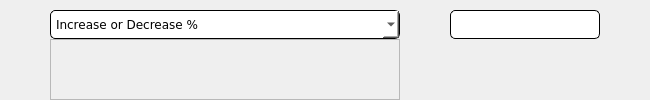
            <widget class="QWidget" name="topOptions" native="true">
             <layout class="QHBoxLayout" name="horizontalLayout_7">
              <property name="spacing">
               <number>0</number>
              </property>
              <property name="leftMargin">
               <number>0</number>
              </property>
              <property name="topMargin">
               <number>10</number>
              </property>
              <property name="rightMargin">
               <number>0</number>
              </property>
              <property name="bottomMargin">
               <number>0</number>
              </property>
              <item>
               <spacer name="horizontalSpacer_12">
                <property name="orientation">
                 <enum>Qt::Horizontal</enum>
                </property>
                <property name="sizeType">
                 <enum>QSizePolicy::Fixed</enum>
                </property>
                <property name="sizeHint" stdset="0">
                 <size>
                  <width>50</width>
                  <height>20</height>
                 </size>
                </property>
               </spacer>
              </item>
              <item>
               <widget class="QWidget" name="widget" native="true">
                <layout class="QVBoxLayout" name="verticalLayout_10">
                 <property name="spacing">
                  <number>0</number>
                 </property>
                 <property name="leftMargin">
                  <number>0</number>
                 </property>
                 <property name="topMargin">
                  <number>0</number>
                 </property>
                 <property name="rightMargin">
                  <number>0</number>
                 </property>
                 <property name="bottomMargin">
                  <number>0</number>
                 </property>
                 <item>
                  <widget class="QComboBox" name="priceListSelected">
                   <property name="minimumSize">
                    <size>
                     <width>350</width>
                     <height>0</height>
                    </size>
                   </property>
                   <property name="maximumSize">
                    <size>
                     <width>350</width>
                     <height>16777215</height>
                    </size>
                   </property>
                   <property name="font">
                    <font>
                     <family>Verdana</family>
                    </font>
                   </property>
                   <property name="cursor">
                    <cursorShape>PointingHandCursor</cursorShape>
                   </property>
                   <property name="styleSheet">
                    <string notr="true">QComboBox {
	background-color: rgb(255, 255, 255);
	border: 1px solid;
	padding: 5px;
	border-radius: 5px
}

QComboBox QScrollBar:vertical {
    width: 10px;
}

QComboBox QScrollBar::handle:vertical {
    background-color: rgb(41, 0, 122); 
    min-height: 50px;
	border: 1px solid rgb(235, 235, 235)
}</string>
                   </property>
                   <property name="currentIndex">
                    <number>0</number>
                   </property>
                   <property name="placeholderText">
                    <string/>
                   </property>
                   <item>
                    <property name="text">
                     <string>Increase or Decrease %</string>
                    </property>
                   </item>
                   <item>
                    <property name="text">
                     <string>Increase or Decrease Fixed Amount</string>
                    </property>
                   </item>
                   <item>
                    <property name="text">
                     <string>Replace Price</string>
                    </property>
                   </item>
                   <item>
                    <property name="text">
                     <string>Round Prices</string>
                    </property>
                   </item>
                  </widget>
                 </item>
                 <item>
                  <widget class="QFrame" name="frame_2">
                   <property name="frameShape">
                    <enum>QFrame::StyledPanel</enum>
                   </property>
                   <property name="frameShadow">
                    <enum>QFrame::Raised</enum>
                   </property>
                   <layout class="QVBoxLayout" name="verticalLayout_11">
                    <property name="leftMargin">
                     <number>0</number>
                    </property>
                    <property name="topMargin">
                     <number>0</number>
                    </property>
                    <property name="rightMargin">
                     <number>0</number>
                    </property>
                    <property name="bottomMargin">
                     <number>0</number>
                    </property>
                    <item>
                     <widget class="QLabel" name="labelInfo2">
                      <property name="font">
                       <font>
                        <family>Verdana</family>
                       </font>
                      </property>
                      <property name="styleSheet">
                       <string notr="true">padding-top: 5px;</string>
                      </property>
                      <property name="text">
                       <string/>
                      </property>
                      <property name="alignment">
                       <set>Qt::AlignBottom|Qt::AlignLeading|Qt::AlignLeft</set>
                      </property>
                      <property name="wordWrap">
                       <bool>true</bool>
                      </property>
                     </widget>
                    </item>
                    <item>
                     <widget class="QLabel" name="price">
                      <property name="font">
                       <font>
                        <family>Verdana</family>
                       </font>
                      </property>
                      <property name="styleSheet">
                       <string notr="true">padding-top:5px</string>
                      </property>
                      <property name="text">
                       <string/>
                      </property>
                      <property name="alignment">
                       <set>Qt::AlignBottom|Qt::AlignLeading|Qt::AlignLeft</set>
                      </property>
                      <property name="wordWrap">
                       <bool>true</bool>
                      </property>
                     </widget>
                    </item>
                   </layout>
                  </widget>
                 </item>
                </layout>
               </widget>
              </item>
              <item>
               <spacer name="horizontalSpacer_28">
                <property name="orientation">
                 <enum>Qt::Horizontal</enum>
                </property>
                <property name="sizeType">
                 <enum>QSizePolicy::Fixed</enum>
                </property>
                <property name="sizeHint" stdset="0">
                 <size>
                  <width>50</width>
                  <height>0</height>
                 </size>
                </property>
               </spacer>
              </item>
              <item alignment="Qt::AlignTop">
               <widget class="QWidget" name="widget_2" native="true">
                <layout class="QHBoxLayout" name="horizontalLayout">
                 <property name="spacing">
                  <number>0</number>
                 </property>
                 <property name="leftMargin">
                  <number>0</number>
                 </property>
                 <property name="topMargin">
                  <number>0</number>
                 </property>
                 <property name="rightMargin">
                  <number>0</number>
                 </property>
                 <property name="bottomMargin">
                  <number>0</number>
                 </property>
                 <item>
                  <widget class="QLineEdit" name="leIncrease">
                   <property name="minimumSize">
                    <size>
                     <width>150</width>
                     <height>0</height>
                    </size>
                   </property>
                   <property name="maximumSize">
                    <size>
                     <width>150</width>
                     <height>16777215</height>
                    </size>
                   </property>
                   <property name="font">
                    <font>
                     <family>Verdana</family>
                    </font>
                   </property>
                   <property name="styleSheet">
                    <string notr="true">background-color: rgb(255, 255, 255);
padding: 5px;
border: 1px solid;
border-radius: 5px</string>
                   </property>
                  </widget>
                 </item>
                </layout>
               </widget>
              </item>
              <item>
               <spacer name="horizontalSpacer_21">
                <property name="orientation">
                 <enum>Qt::Horizontal</enum>
                </property>
                <property name="sizeType">
                 <enum>QSizePolicy::Fixed</enum>
                </property>
                <property name="sizeHint" stdset="0">
                 <size>
                  <width>50</width>
                  <height>20</height>
                 </size>
                </property>
               </spacer>
              </item>
             </layout>
            </widget>
